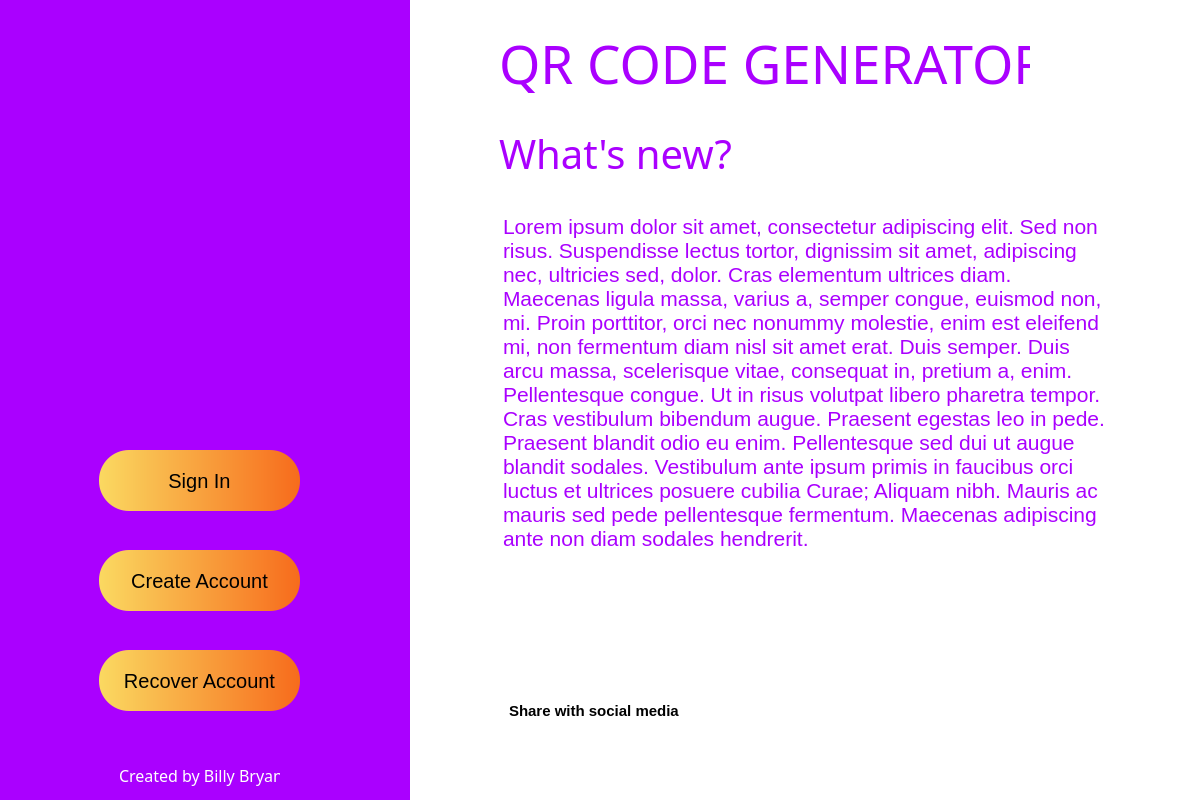
<?xml version="1.0" encoding="UTF-8"?>
<ui version="4.0">
 <class>MainWindow</class>
 <widget class="QMainWindow" name="MainWindow">
  <property name="geometry">
   <rect>
    <x>0</x>
    <y>0</y>
    <width>1200</width>
    <height>800</height>
   </rect>
  </property>
  <property name="windowTitle">
   <string>MainWindow</string>
  </property>
  <widget class="QWidget" name="centralwidget">
   <widget class="QWidget" name="bgwidget" native="true">
    <property name="geometry">
     <rect>
      <x>-1</x>
      <y>0</y>
      <width>1201</width>
      <height>800</height>
     </rect>
    </property>
    <property name="font">
     <font>
      <pointsize>15</pointsize>
     </font>
    </property>
    <property name="styleSheet">
     <string notr="true">QWidget#bgwidget{
background-color: rgb(255, 255, 255)}
</string>
    </property>
    <widget class="QLabel" name="label_3">
     <property name="geometry">
      <rect>
       <x>120</x>
       <y>760</y>
       <width>161</width>
       <height>31</height>
      </rect>
     </property>
     <property name="font">
      <font>
       <family>Berlin Sans FB</family>
       <pointsize>12</pointsize>
       <weight>9</weight>
       <italic>false</italic>
       <bold>false</bold>
      </font>
     </property>
     <property name="styleSheet">
      <string notr="true">font: 75 12pt &quot;Berlin Sans FB&quot;;
color: rgb(255, 255, 255);
background-color: transparent;

</string>
     </property>
     <property name="text">
      <string>Created by Billy Bryant</string>
     </property>
    </widget>
    <widget class="QWidget" name="widget" native="true">
     <property name="geometry">
      <rect>
       <x>0</x>
       <y>-10</y>
       <width>411</width>
       <height>811</height>
      </rect>
     </property>
     <property name="styleSheet">
      <string notr="true">background-color: rgb(170, 0, 255);</string>
     </property>
     <widget class="QLabel" name="label_2">
      <property name="geometry">
       <rect>
        <x>-10</x>
        <y>10</y>
        <width>471</width>
        <height>431</height>
       </rect>
      </property>
      <property name="text">
       <string/>
      </property>
      <property name="pixmap">
       <pixmap>QR_CODES/githubWhite.png</pixmap>
      </property>
     </widget>
     <widget class="QPushButton" name="recoverAccountButton">
      <property name="geometry">
       <rect>
        <x>100</x>
        <y>660</y>
        <width>201</width>
        <height>61</height>
       </rect>
      </property>
      <property name="styleSheet">
       <string notr="true">QPushButton#recoverAccountButton {
border-radius: 30px;
    background-color: qlineargradient(spread:pad, x1:0, y1:0, x2:1, y2:0, stop:0 rgba(250, 217, 97, 255), stop:1 rgba(247, 107, 28, 255));
    font: 75 17pt &quot;Berlin Sans FB&quot;;
}


QPushButton#recoverAccountButton:hover {

	background-color: qlineargradient(spread:pad, x1:0, y1:0, x2:1, y2:0, stop:0 	 		rgba(176, 149, 53, 255), stop:1 rgba(173, 74, 0, 255));
}
</string>
      </property>
      <property name="text">
       <string>Recover Account</string>
      </property>
     </widget>
     <widget class="QPushButton" name="signInButton">
      <property name="geometry">
       <rect>
        <x>100</x>
        <y>460</y>
        <width>201</width>
        <height>61</height>
       </rect>
      </property>
      <property name="layoutDirection">
       <enum>Qt::LeftToRight</enum>
      </property>
      <property name="styleSheet">
       <string notr="true">QPushButton#signInButton {
    border-radius: 30px;
    background-color: qlineargradient(spread:pad, x1:0, y1:0, x2:1, y2:0, stop:0 rgba(250, 217, 97, 255), stop:1 rgba(247, 107, 28, 255));
    font: 75 17pt &quot;Berlin Sans FB&quot;;
}

QPushButton#signInButton:hover {

	background-color: qlineargradient(spread:pad, x1:0, y1:0, x2:1, y2:0, stop:0 	 		rgba(176, 149, 53, 255), stop:1 rgba(173, 74, 0, 255));
}
</string>
      </property>
      <property name="text">
       <string>Sign In</string>
      </property>
     </widget>
     <widget class="QPushButton" name="createAccountButton">
      <property name="geometry">
       <rect>
        <x>100</x>
        <y>560</y>
        <width>201</width>
        <height>61</height>
       </rect>
      </property>
      <property name="styleSheet">
       <string notr="true">QPushButton#createAccountButton {
border-radius: 30px;
    background-color: qlineargradient(spread:pad, x1:0, y1:0, x2:1, y2:0, stop:0 rgba(250, 217, 97, 255), stop:1 rgba(247, 107, 28, 255));
    font: 75 17pt &quot;Berlin Sans FB&quot;;
}

QPushButton#createAccountButton:hover {

	background-color: qlineargradient(spread:pad, x1:0, y1:0, x2:1, y2:0, stop:0 	 		rgba(176, 149, 53, 255), stop:1 rgba(173, 74, 0, 255));
}
</string>
      </property>
      <property name="text">
       <string>Create Account</string>
      </property>
     </widget>
    </widget>
    <widget class="QLabel" name="label">
     <property name="geometry">
      <rect>
       <x>500</x>
       <y>30</y>
       <width>531</width>
       <height>66</height>
      </rect>
     </property>
     <property name="font">
      <font>
       <family>Berlin Sans FB</family>
       <pointsize>40</pointsize>
       <weight>9</weight>
       <italic>false</italic>
       <bold>false</bold>
      </font>
     </property>
     <property name="styleSheet">
      <string notr="true">font: 75 40pt &quot;Berlin Sans FB&quot;;
color: rgb(170, 0, 255);</string>
     </property>
     <property name="text">
      <string>QR CODE GENERATOR</string>
     </property>
    </widget>
    <widget class="QLabel" name="label_4">
     <property name="geometry">
      <rect>
       <x>500</x>
       <y>120</y>
       <width>281</width>
       <height>66</height>
      </rect>
     </property>
     <property name="font">
      <font>
       <family>Berlin Sans FB</family>
       <pointsize>30</pointsize>
       <weight>9</weight>
       <italic>false</italic>
       <bold>false</bold>
      </font>
     </property>
     <property name="styleSheet">
      <string notr="true">font: 75 30pt &quot;Berlin Sans FB&quot;;
color: rgb(170, 0, 255);</string>
     </property>
     <property name="text">
      <string>What's new?</string>
     </property>
     <property name="alignment">
      <set>Qt::AlignLeading|Qt::AlignLeft|Qt::AlignVCenter</set>
     </property>
    </widget>
    <widget class="QTextBrowser" name="textBrowser">
     <property name="geometry">
      <rect>
       <x>500</x>
       <y>210</y>
       <width>611</width>
       <height>421</height>
      </rect>
     </property>
     <property name="font">
      <font>
       <pointsize>15</pointsize>
      </font>
     </property>
     <property name="styleSheet">
      <string notr="true">color: rgb(170, 0, 255);</string>
     </property>
     <property name="frameShape">
      <enum>QFrame::NoFrame</enum>
     </property>
     <property name="frameShadow">
      <enum>QFrame::Sunken</enum>
     </property>
     <property name="html">
      <string>&lt;!DOCTYPE HTML PUBLIC &quot;-//W3C//DTD HTML 4.0//EN&quot; &quot;http://www.w3.org/TR/REC-html40/strict.dtd&quot;&gt;
&lt;html&gt;&lt;head&gt;&lt;meta name=&quot;qrichtext&quot; content=&quot;1&quot; /&gt;&lt;style type=&quot;text/css&quot;&gt;
p, li { white-space: pre-wrap; }
&lt;/style&gt;&lt;/head&gt;&lt;body style=&quot; font-family:'MS Shell Dlg 2'; font-size:15pt; font-weight:400; font-style:normal;&quot;&gt;
&lt;p style=&quot; margin-top:0px; margin-bottom:0px; margin-left:0px; margin-right:0px; -qt-block-indent:0; text-indent:0px;&quot;&gt;&lt;span style=&quot; font-size:16pt;&quot;&gt;Lorem ipsum dolor sit amet, consectetur adipiscing elit. Sed non risus. Suspendisse lectus tortor, dignissim sit amet, adipiscing nec, ultricies sed, dolor. Cras elementum ultrices diam. Maecenas ligula massa, varius a, semper congue, euismod non, mi. Proin porttitor, orci nec nonummy molestie, enim est eleifend mi, non fermentum diam nisl sit amet erat. Duis semper. Duis arcu massa, scelerisque vitae, consequat in, pretium a, enim. Pellentesque congue. Ut in risus volutpat libero pharetra tempor. Cras vestibulum bibendum augue. Praesent egestas leo in pede. Praesent blandit odio eu enim. Pellentesque sed dui ut augue blandit sodales. Vestibulum ante ipsum primis in faucibus orci luctus et ultrices posuere cubilia Curae; Aliquam nibh. Mauris ac mauris sed pede pellentesque fermentum. Maecenas adipiscing ante non diam sodales hendrerit.&lt;/span&gt;&lt;/p&gt;&lt;/body&gt;&lt;/html&gt;</string>
     </property>
    </widget>
    <widget class="QLabel" name="label_5">
     <property name="geometry">
      <rect>
       <x>510</x>
       <y>700</y>
       <width>181</width>
       <height>21</height>
      </rect>
     </property>
     <property name="font">
      <font>
       <pointsize>11</pointsize>
       <weight>75</weight>
       <bold>true</bold>
      </font>
     </property>
     <property name="text">
      <string>Share with social media</string>
     </property>
    </widget>
    <widget class="QPushButton" name="facebookButton">
     <property name="geometry">
      <rect>
       <x>510</x>
       <y>730</y>
       <width>41</width>
       <height>41</height>
      </rect>
     </property>
     <property name="styleSheet">
      <string notr="true">    QPushButton#facebookButton {
        background-color: transparent;
		border: none;
    }
    QPushButton#facebookButton:hover {
        background-color: rgb(230, 230, 230)
	 }</string>
     </property>
     <property name="text">
      <string/>
     </property>
     <property name="icon">
      <iconset>
       <normaloff>Sprites/icons/5296499_fb_facebook_facebook logo_icon (2).png</normaloff>Sprites/icons/5296499_fb_facebook_facebook logo_icon (2).png</iconset>
     </property>
     <property name="iconSize">
      <size>
       <width>32</width>
       <height>32</height>
      </size>
     </property>
    </widget>
    <widget class="QPushButton" name="linkedinButton">
     <property name="geometry">
      <rect>
       <x>560</x>
       <y>730</y>
       <width>41</width>
       <height>41</height>
      </rect>
     </property>
     <property name="styleSheet">
      <string notr="true">    QPushButton#linkedinButton {
        background-color: transparent;
		border: none;
    }
    QPushButton#linkedinButton:hover {
        background-color: rgb(230, 230, 230)
	 }</string>
     </property>
     <property name="text">
      <string/>
     </property>
     <property name="icon">
      <iconset>
       <normaloff>Sprites/icons/5296501_linkedin_network_linkedin logo_icon.png</normaloff>Sprites/icons/5296501_linkedin_network_linkedin logo_icon.png</iconset>
     </property>
     <property name="iconSize">
      <size>
       <width>32</width>
       <height>32</height>
      </size>
     </property>
    </widget>
    <widget class="QPushButton" name="twitterButton">
     <property name="geometry">
      <rect>
       <x>610</x>
       <y>730</y>
       <width>41</width>
       <height>41</height>
      </rect>
     </property>
     <property name="styleSheet">
      <string notr="true">    QPushButton#twitterButton {
        background-color: transparent;
		border: none;
    }
    QPushButton#twitterButton:hover {
        background-color: rgb(230, 230, 230)
	 }</string>
     </property>
     <property name="text">
      <string/>
     </property>
     <property name="icon">
      <iconset>
       <normaloff>Sprites/icons/5296514_bird_tweet_twitter_twitter logo_icon.png</normaloff>Sprites/icons/5296514_bird_tweet_twitter_twitter logo_icon.png</iconset>
     </property>
     <property name="iconSize">
      <size>
       <width>32</width>
       <height>32</height>
      </size>
     </property>
    </widget>
    <widget class="QPushButton" name="githubButton">
     <property name="geometry">
      <rect>
       <x>660</x>
       <y>730</y>
       <width>41</width>
       <height>41</height>
      </rect>
     </property>
     <property name="styleSheet">
      <string notr="true">    QPushButton#githubButton {
        background-color: transparent;
		border: none;
    }
    QPushButton#githubButton:hover {
        background-color: rgb(230, 230, 230)
	 }</string>
     </property>
     <property name="text">
      <string/>
     </property>
     <property name="icon">
      <iconset>
       <normaloff>Sprites/icons/1298743_github_git_logo_social_icon.png</normaloff>Sprites/icons/1298743_github_git_logo_social_icon.png</iconset>
     </property>
     <property name="iconSize">
      <size>
       <width>32</width>
       <height>32</height>
      </size>
     </property>
    </widget>
    <zorder>widget</zorder>
    <zorder>label_3</zorder>
    <zorder>label</zorder>
    <zorder>label_4</zorder>
    <zorder>textBrowser</zorder>
    <zorder>label_5</zorder>
    <zorder>facebookButton</zorder>
    <zorder>linkedinButton</zorder>
    <zorder>twitterButton</zorder>
    <zorder>githubButton</zorder>
   </widget>
  </widget>
 </widget>
 <resources/>
 <connections/>
</ui>
